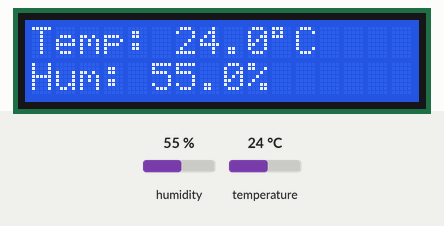
Recording of a sketch running on a simulated ESP32. Parts: 16×2 character LCD. The inputs (shaded band) are chosen by the test bench; at power-on: humidity 55 %, temperature 24 °C. What the sketch prints to the serial monitor is not drawn.

Above: at 4.2 s.
4.3 s: humidity set to 22 %
At 6.8 s:
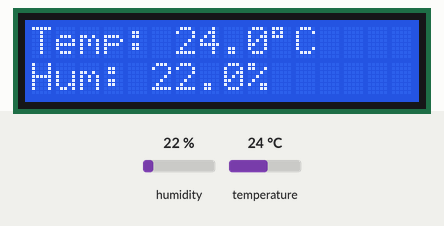
8.2 s: temperature set to 12 °C
At 9.7 s:
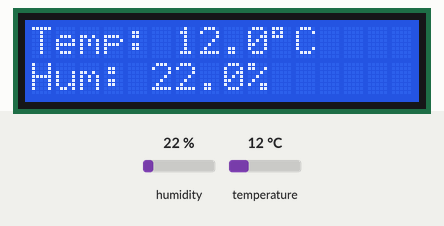
12.1 s: humidity set to 40 %
At 12.6 s:
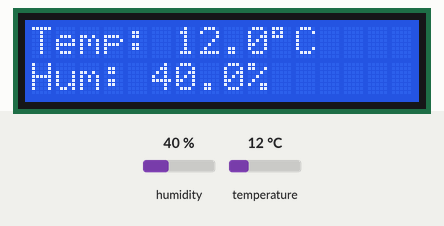
16.0 s: temperature set to 19 °C
At 19.5 s:
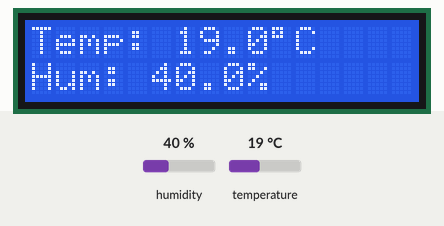
Timing chart, 0 to 20.9 s (numbered marks = the images above; inputs shaded):
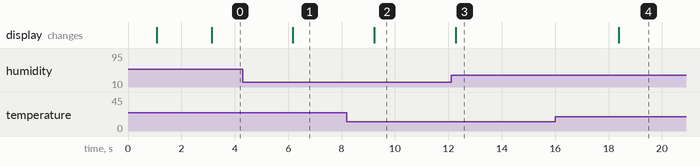

Measured:
- after the input at 4.3 s, the display: changes after 1.9 s (image 1)
- after the input at 8.2 s, the display: changes after 1.0 s (image 2)
- after the input at 12.1 s, the display: changes after 0.18 s (image 3)
- after the input at 16.0 s, the display: changes after 2.4 s (image 4)

The sketch:

dht11_lcd_test.ino
```cpp
#include <Wire.h>
#include <LiquidCrystal_I2C.h>
#include <DHT.h>

#define DHT_PIN 3
#define DHT_TYPE DHT11

#define SDA_PIN 4
#define SCL_PIN 5

DHT dht(DHT_PIN, DHT_TYPE);
LiquidCrystal_I2C lcd(0x27, 16, 2);

void setup() {
  Serial.begin(115200);
  delay(1000);

  Wire.begin(SDA_PIN, SCL_PIN);

  lcd.init();
  lcd.backlight();
  lcd.clear();

  dht.begin();

  lcd.setCursor(0, 0);
  lcd.print("ENVORA");
  lcd.setCursor(0, 1);
  lcd.print("Starting...");

  delay(2000);
}

void loop() {
  float humidity = dht.readHumidity();
  float temperature = dht.readTemperature();

  if (isnan(temperature) || isnan(humidity)) {

    Serial.println("DHT11 READ FAILED");

    lcd.clear();
    lcd.setCursor(0, 0);
    lcd.print("DHT11 ERROR");
    lcd.setCursor(0, 1);
    lcd.print("Check sensor");

  } else {

    Serial.println("DHT11 READ SUCCESS");

    Serial.print("Temperature: ");
    Serial.print(temperature);
    Serial.println(" C");

    Serial.print("Humidity: ");
    Serial.print(humidity);
    Serial.println(" %");

    lcd.clear();

    lcd.setCursor(0, 0);
    lcd.print("Temp: ");
    lcd.print(temperature, 1);
    lcd.print((char)223);
    lcd.print("C");

    lcd.setCursor(0, 1);
    lcd.print("Hum: ");
    lcd.print(humidity, 1);
    lcd.print("%");
  }

  delay(3000);
}
```
